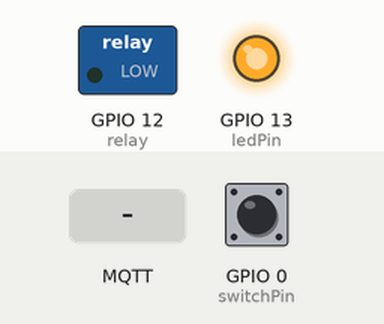
Simulated run of this sketch. Board: ESP8266 (NodeMCU). Parts: switched loads named in the sketch (green lamp = pin HIGH), output pins drawn as LEDs (lit = HIGH). Dashed ring = blinking. The inputs (shaded band) are chosen by the test bench; at power-on: GPIO 0 (switchPin) HIGH. WiFi joins after 1.5 s; servers stay silent unless stated; no MQTT or app messages arrive unless stated; what the sketch prints to the serial monitor is not drawn.

Above: at 2.7 s.
2.8 s: GPIO 0 (switchPin) pulled LOW for 0.3 s
At 4.4 s:
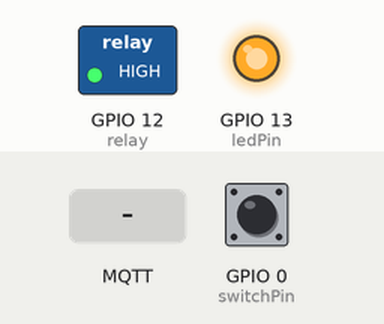
4.9 s: GPIO 0 (switchPin) pulled LOW for 1 s
At 5.06 s:
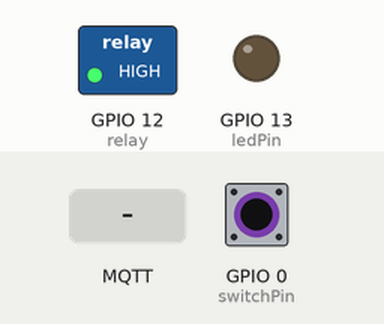
7.4 s: MQTT message "1" arrives on the first subscribed topic
9.0 s: MQTT message "0" arrives on the first subscribed topic
At 10.1 s:
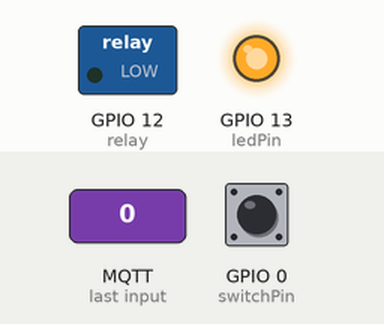
10.7 s: GPIO 0 (switchPin) pulled LOW for 3.2 s
At 12.52 s:
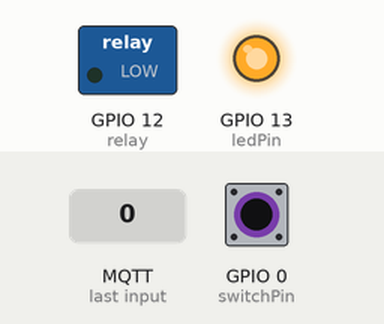
15.4 s: MQTT message "on" arrives on the first subscribed topic
At 16.3 s:
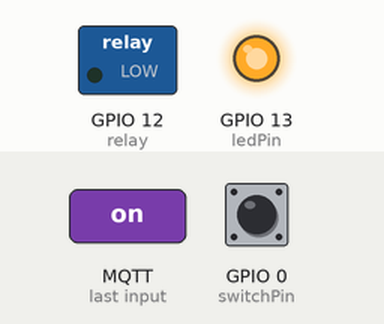
Timing chart, 0 to 17.9 s (numbered marks = the images above; inputs shaded):
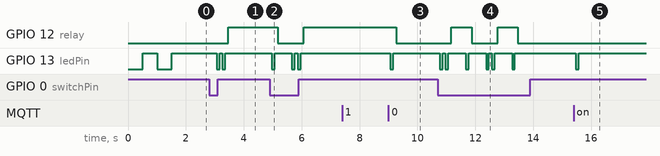

The sketch:

living_Room_Switch.ino
```cpp
#include <ESP8266WiFi.h>
#include <PubSubClient.h>
#include <Adafruit_Sensor.h>
#include <DHT.h>
#include <DHT_U.h>
#include <ArduinoOTA.h>
extern "C" {
  #include "user_interface.h"
}

//-------------- String declairation--------------------------
const char* ssid              = "LakeViewWiFi";
const char* password          = "P@ssLakeView";
const char* mqtt_server       = "192.168.2.12";
const char* mqtt_uname        = "onkar20";
const char* mqtt_pass         = "onkar20";
const char* mqtt_device_name  = "ESP8266LivingRoomSwitch";
const char* ota_device_name   = "OTA_livingRoom_Switch";
const char* ota_password      = "onkar20";
const char* mqtt_command      = "home/livingRoomSwitch/command";
const char* mqtt_state        = "home/livingRoomSwitch/state";

//-------------variable declaration
const int relay     = 12;
const int ledPin    = 13;
const int switchPin = 0;
int switchStatus    = 0;
bool firstTime      = true;

WiFiClient espClient;
PubSubClient client(espClient);
//----------------------------------------------------------------------------------
void setup() {
  pinMode(relay, OUTPUT);
  //digitalWrite(relay, HIGH);
  digitalWrite(relay, LOW);
  pinMode(ledPin, OUTPUT);
  pinMode(switchPin, INPUT);

  Serial.begin(115200);
  setup_wifi();
  setup_OTA();

  client.setServer(mqtt_server, 1883);
  client.setCallback(callback);
  reconnect();
  //client.publish(mqtt_command, "1");
  //client.publish(mqtt_state, "1");

  digitalWrite(ledPin, HIGH);
  digitalWrite(switchPin, HIGH);
}

//----------------------------------------------------------------------------------------------------
void setup_OTA() {
  // Port defaults to 8266
  ArduinoOTA.setPort(8266);

  // Hostname defaults to esp8266-[ChipID]
  ArduinoOTA.setHostname(ota_device_name);

  // No authentication by default
  ArduinoOTA.setPassword((const char *)ota_password);

  ArduinoOTA.onStart([]() {
    Serial.println("Start");
  });
  ArduinoOTA.onEnd([]() {
    Serial.println("\nEnd");
  });
  ArduinoOTA.onProgress([](unsigned int progress, unsigned int total) {
    Serial.printf("Progress: %u%%\r", (progress / (total / 100)));
  });
  ArduinoOTA.onError([](ota_error_t error) {
    Serial.printf("Error[%u]: ", error);
    if (error == OTA_AUTH_ERROR) Serial.println("Auth Failed");
    else if (error == OTA_BEGIN_ERROR) Serial.println("Begin Failed");
    else if (error == OTA_CONNECT_ERROR) Serial.println("Connect Failed");
    else if (error == OTA_RECEIVE_ERROR) Serial.println("Receive Failed");
    else if (error == OTA_END_ERROR) Serial.println("End Failed");
  });
  ArduinoOTA.begin();
}
//----------------------------------------------------------------------------------------------------
void setup_wifi() {

  delay(10);
  // We start by connecting to a WiFi network
  Serial.println();
  Serial.print("Connecting to ");
  Serial.println(ssid);
  //for Light sleep
  WiFi.mode(WIFI_STA);
  wifi_set_sleep_type(LIGHT_SLEEP_T);

  WiFi.begin(ssid, password);

  while (WiFi.status() != WL_CONNECTED) {
    delay(500);
    Serial.print(".");
    digitalWrite(ledPin, !digitalRead(ledPin));
  }

  digitalWrite(ledPin, HIGH);
  Serial.println("");
  Serial.println("WiFi connected");
  Serial.println("IP address: ");
  Serial.println(WiFi.localIP());
}

//----------------------------------------------------------------------------------------------------
void callback(char* topic, byte* payload, unsigned int length) {
  Serial.print("Message arrived new [");
  Serial.print(topic);
  Serial.print("] ");
  for (int i = 0; i < length; i++) {
    Serial.print((char)payload[i]);
  }
  Serial.println();

  if(!firstTime)
  {
    // Switch on the LED if an 1 was received as first character
    if ((char)payload[0] == '1') {
      blinkLED(2);
      switchStatus = 1;              //update local switch status with MQTT
      digitalWrite(relay, HIGH);
      client.publish(mqtt_state, "1");
    }
    else {
      blinkLED(1);
      switchStatus = 0;              //update local switch status with MQTT
      digitalWrite(relay, LOW);
      client.publish(mqtt_state, "0");
    }
  }
  firstTime = false;
}

//---------------------------------------------------------------------------------------------------
void blinkLED (int noOfTimes) {
  for(int i=0; i< noOfTimes; i++) {
    digitalWrite(ledPin, LOW);
    delay(100);
    digitalWrite(ledPin, HIGH);
    delay(100);
  }
}

//----------------------------------------------------------------------------------------------------
void reconnect() {
  // Loop until we're reconnected
  while (!client.connected()) {
    Serial.print("Attempting MQTT connection...");
    // Attempt to connect
    if (client.connect(mqtt_device_name, mqtt_uname, mqtt_pass)) {
      Serial.println("connected");
      client.subscribe(mqtt_command);
    } else {
      Serial.print("failed, rc=");
      Serial.print(client.state());
      Serial.println(" try again in 5 seconds");
      // Wait 5 seconds before retrying
      delay(5000);
    }
  }
}


//----------------------------------------------------------------------------------------------------
void loop() {
  ArduinoOTA.handle();
  if (!client.connected()) {
    reconnect();
  }

  if (0 == digitalRead(switchPin))
  {
    switchStatus = !switchStatus;
    Serial.println("switch pressed");
    if (switchStatus)
    {
      blinkLED(2);
      client.publish(mqtt_state, "1");
      digitalWrite(relay, HIGH);
    }
    else
    {
      blinkLED(1);
      client.publish(mqtt_state, "0");
      digitalWrite(relay, LOW);
    }
  }

  delay(500);
  client.loop();
}
```

Measured:
- after the input at 2.8 s, GPIO 12 (relay): LOW → HIGH after 0.67 s; GPIO 13 (ledPin): alternates HIGH for 0.10 s and LOW for 0.10 s, 4 changes in all, then stays HIGH, starting after 0.27 s
- after the input at 4.9 s, GPIO 12 (relay): HIGH → LOW after 0.27 s, → HIGH 0.90 s later; GPIO 13 (ledPin): goes LOW 0.10 s, HIGH 0.60 s, LOW 0.10 s, HIGH 0.10 s, LOW 0.10 s, then HIGH, starting after 0.07 s
- after the input at 7.4 s, every drawn part: stays the same
- after the input at 9.0 s, GPIO 12 (relay): HIGH → LOW after 0.27 s; GPIO 13 (ledPin): HIGH → LOW after 0.07 s, → HIGH 0.10 s later
- after the input at 10.7 s, GPIO 12 (relay): alternates HIGH for 0.70 s and LOW for 0.90 s, 4 changes in all, then stays LOW, starting after 0.47 s; GPIO 13 (ledPin): HIGH → LOW after 0.07 s, → HIGH 0.10 s later, → LOW 0.10 s later, → HIGH 0.10 s later, … (12 changes in this stretch)
- after the input at 15.4 s, GPIO 13 (ledPin): HIGH → LOW after 0.07 s, → HIGH 0.10 s later
